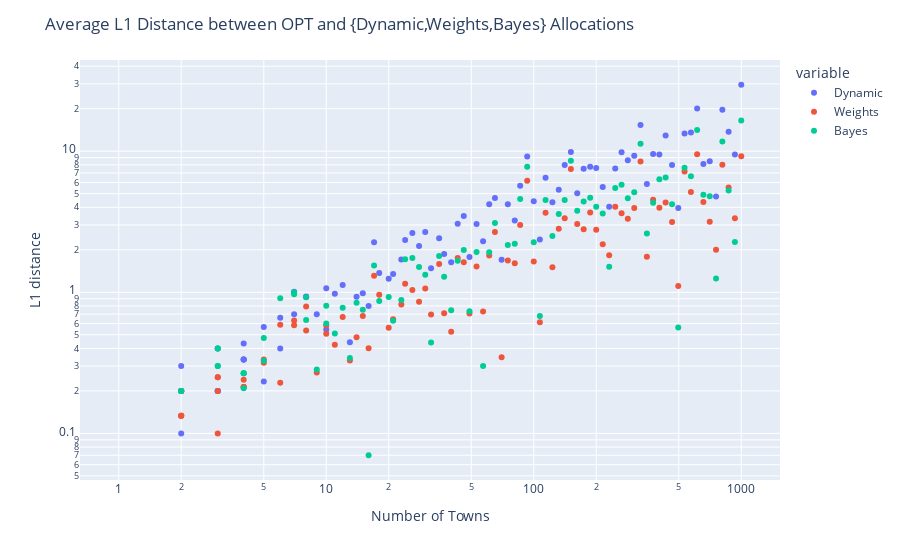

The notebook cell saved with this chart:
### Markdown cell above
### L1 Norm between OPT and {Dynamic,Weights,Bayes} Allocations [Average]

### Code cell
data_dict_1 = {'NumTowns':[],'Dynamic':[],'Weights':[], 'Bayes':[]}

for n in np.logspace(0,3,100):
    n = int(n)
    data_dict_1['NumTowns'].append(n)
    avg1 = 0
    avg2 = 0
    avg3 = 0
    town_expected_demands = np.zeros(n) + expected_demand    
    budget = n*expected_demand
    b_grid = np.arange(0, budget+grid_size, grid_size)
    for i in range(num_iterations):
        town_demands = np.random.randint(1, 3, n)
        opt = waterfilling_waste(town_demands,budget)
        for j in range(3):
            if j==0:
                avg1+=np.sum(np.absolute(opt - waterfilling_weights_waste(weights, sorted_distribution, town_demands, budget)))
            if j==1:
                avg2+=np.sum(np.absolute(opt - waterfilling_dynamic_waste(town_expected_demands,town_demands,budget)))
            if j==2:
                avg3+= np.sum(np.absolute(opt - waterfilling_bayesian(town_demands, opt_policy[(max_n-n):(max_n+1),:], budget, b_grid, grid_size)))
    data_dict_1['Weights'].append(avg1/num_iterations)
    data_dict_1['Dynamic'].append(avg2/num_iterations)
    data_dict_1['Bayes'].append(avg3/num_iterations)
df_uniform = pd.DataFrame(data_dict_1).melt(id_vars="NumTowns")
fig = px.scatter(df_uniform, x="NumTowns", y="value", color='variable')
fig.update_layout(xaxis_type="log", yaxis_type="log")
fig.update_layout(
    title="Average L1 Distance between OPT and {Dynamic,Weights,Bayes} Allocations",
    xaxis_title="Number of Towns",
    yaxis_title="L1 distance")
fig.show()

### Figure 1 — Plotly figure (JSON) as saved in the notebook; plotly's stock layout.template omitted (floating-point values rounded to 4 significant figures)
{"data": [{"hovertemplate": "variable=Dynamic<br>NumTowns=%{x}<br>value=%{y}<extra></extra>", "legendgroup": "Dynamic", "marker": {"color": "#636efa", "symbol": "circle"}, "mode": "markers", "name": "Dynamic", "showlegend": true, "type": "scatter", "x": [1, 1, 1, 1, 1, 1, 1, 1, 1, 1, 2, 2, 2, 2, 2, 2, 3, 3, 3, 3, 4, 4, 4, 4, 5, 5, 6, 6, 7, 7, 8, 8, 9, 10, 10, 11, 12, 13, 14, 15, 16, 17, 18, 20, 21, 23, 24, 26, 28, 30, 32, 35, 37, 40, 43, 46, 49, 53, 57, 61, 65, 70, 75, 81, 86, 93, 100, 107, 114, 123, 132, 141, 151, 162, 174, 187, 200, 215, 231, 247, 265, 284, 305, 327, 351, 376, 403, 432, 464, 497, 533, 572, 613, 657, 705, 756, 811, 869, 932, 1000], "xaxis": "x", "y": [0, 0, 0, 0, 0, 0, 0, 0, 0, 0, 0, 0.1, 0.2, 0.3, 0.2, 0.2, 0.2, 0.4, 0.2, 0.2, 0.3333, 0.3333, 0.4333, 0.3333, 0.5667, 0.2333, 0.4, 0.66, 0.7, 1.01, 0.9333, 0.9267, 0.7, 1.067, 0.5444, 0.9762, 1.129, 0.4429, 0.93, 0.9833, 0.8, 2.262, 1.369, 1.245, 1.345, 1.71, 2.352, 2.63, 2.129, 2.671, 1.482, 2.413, 1.867, 1.633, 3.058, 3.467, 1.778, 3.043, 2.3, 4.205, 4.661, 1.7, 4.21, 3.227, 5.693, 9.175, 4.415, 2.368, 6.487, 4.342, 5.332, 7.991, 9.885, 5.035, 7.51, 7.747, 7.606, 5.581, 4.045, 7.525, 9.812, 8.637, 9.285, 15.34, 5.845, 9.535, 9.459, 12.93, 7.976, 3.964, 13.32, 13.57, 20.06, 8.099, 8.503, 4.765, 19.69, 13.7, 9.486, 29.57], "yaxis": "y"}, {"hovertemplate": "variable=Weights<br>NumTowns=%{x}<br>value=%{y}<extra></extra>", "legendgroup": "Weights", "marker": {"color": "#EF553B", "symbol": "circle"}, "mode": "markers", "name": "Weights", "showlegend": true, "type": "scatter", "x": [1, 1, 1, 1, 1, 1, 1, 1, 1, 1, 2, 2, 2, 2, 2, 2, 3, 3, 3, 3, 4, 4, 4, 4, 5, 5, 6, 6, 7, 7, 8, 8, 9, 10, 10, 11, 12, 13, 14, 15, 16, 17, 18, 20, 21, 23, 24, 26, 28, 30, 32, 35, 37, 40, 43, 46, 49, 53, 57, 61, 65, 70, 75, 81, 86, 93, 100, 107, 114, 123, 132, 141, 151, 162, 174, 187, 200, 215, 231, 247, 265, 284, 305, 327, 351, 376, 403, 432, 464, 497, 533, 572, 613, 657, 705, 756, 811, 869, 932, 1000], "xaxis": "x", "y": [0, 0, 0, 0, 0, 0, 0, 0, 0, 0, 0, 0.1333, 0.2, 0.2, 0.1333, 0.1333, 0.2, 0.1, 0.25, 0.25, 0.2133, 0.2133, 0.24, 0.2133, 0.3167, 0.3333, 0.2286, 0.5876, 0.5842, 0.6308, 0.7924, 0.5366, 0.27, 0.5827, 0.5085, 0.4242, 0.6688, 0.3286, 0.4799, 0.6788, 0.4011, 1.31, 0.961, 0.5614, 0.6446, 0.8201, 1.15, 1.037, 0.8578, 1.063, 0.6954, 1.586, 0.711, 0.5249, 1.752, 1.635, 0.7078, 1.521, 0.7295, 1.824, 2.677, 0.3462, 1.679, 1.609, 3.004, 6.179, 1.653, 0.6141, 3.669, 1.504, 2.823, 3.342, 7.472, 3.043, 2.793, 3.67, 2.771, 2.193, 1.834, 4.042, 3.635, 3.324, 3.961, 8.465, 1.787, 4.527, 3.979, 4.337, 3.143, 1.107, 7.183, 5.147, 9.53, 4.368, 3.159, 2.005, 8.03, 5.519, 3.343, 9.214], "yaxis": "y"}, {"hovertemplate": "variable=Bayes<br>NumTowns=%{x}<br>value=%{y}<extra></extra>", "legendgroup": "Bayes", "marker": {"color": "#00cc96", "symbol": "circle"}, "mode": "markers", "name": "Bayes", "showlegend": true, "type": "scatter", "x": [1, 1, 1, 1, 1, 1, 1, 1, 1, 1, 2, 2, 2, 2, 2, 2, 3, 3, 3, 3, 4, 4, 4, 4, 5, 5, 6, 6, 7, 7, 8, 8, 9, 10, 10, 11, 12, 13, 14, 15, 16, 17, 18, 20, 21, 23, 24, 26, 28, 30, 32, 35, 37, 40, 43, 46, 49, 53, 57, 61, 65, 70, 75, 81, 86, 93, 100, 107, 114, 123, 132, 141, 151, 162, 174, 187, 200, 215, 231, 247, 265, 284, 305, 327, 351, 376, 403, 432, 464, 497, 533, 572, 613, 657, 705, 756, 811, 869, 932, 1000], "xaxis": "x", "y": [0, 0, 0, 0, 0, 0, 0, 0, 0, 0, 0, 0.2, 0.2, 0, 0, 0, 0.3, 0.4, 0.3, 0.4, 0.2667, 0.2667, 0.2087, 0.2667, 0.3267, 0.4733, 0, 0.908, 1.0, 0.968, 0.9227, 0.636, 0.284, 0.6, 0.8018, 0.5112, 0.7757, 0.3429, 0.844, 0.752, 0.07, 1.548, 0.8678, 0.9257, 0.6275, 0.8823, 1.714, 1.749, 1.511, 1.332, 0.4414, 1.81, 1.289, 0.7467, 1.671, 1.991, 0.7338, 1.928, 0.3, 1.923, 3.104, 0, 2.165, 2.204, 4.584, 7.755, 2.262, 0.678, 4.505, 2.51, 3.592, 4.513, 8.549, 3.79, 4.391, 4.684, 4.038, 3.617, 1.519, 5.483, 5.784, 4.643, 5.111, 11.3, 2.615, 4.305, 6.314, 6.521, 4.203, 0.564, 7.627, 6.63, 14.11, 4.903, 4.802, 1.251, 11.7, 5.27, 2.268, 16.5], "yaxis": "y"}], "layout": {"legend": {"title": {"text": "variable"}, "tracegroupgap": 0}, "margin": {"t": 60}, "title": {"text": "Average L1 Distance between OPT and {Dynamic,Weights,Bayes} Allocations"}, "xaxis": {"anchor": "y", "domain": [0, 1], "title": {"text": "Number of Towns"}, "type": "log"}, "yaxis": {"anchor": "x", "domain": [0, 1], "title": {"text": "L1 distance"}, "type": "log"}}}
